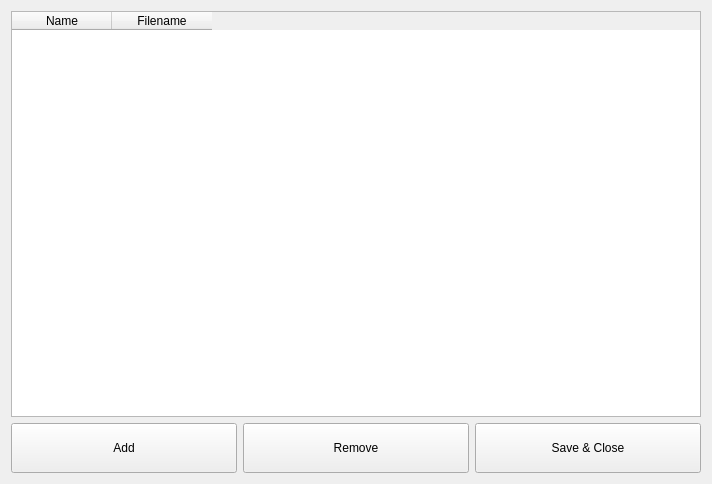
<?xml version="1.0" encoding="UTF-8"?>
<ui version="4.0">
 <class>DictionaryView</class>
 <widget class="QWidget" name="DictionaryView">
  <property name="geometry">
   <rect>
    <x>0</x>
    <y>0</y>
    <width>712</width>
    <height>484</height>
   </rect>
  </property>
  <property name="windowTitle">
   <string>Form</string>
  </property>
  <layout class="QGridLayout" name="gridLayout">
   <item row="1" column="0">
    <widget class="QPushButton" name="pushButton">
     <property name="sizePolicy">
      <sizepolicy hsizetype="Expanding" vsizetype="Minimum">
       <horstretch>0</horstretch>
       <verstretch>0</verstretch>
      </sizepolicy>
     </property>
     <property name="minimumSize">
      <size>
       <width>0</width>
       <height>50</height>
      </size>
     </property>
     <property name="text">
      <string>Add</string>
     </property>
    </widget>
   </item>
   <item row="1" column="1">
    <widget class="QPushButton" name="pushButton_2">
     <property name="sizePolicy">
      <sizepolicy hsizetype="Expanding" vsizetype="Minimum">
       <horstretch>0</horstretch>
       <verstretch>0</verstretch>
      </sizepolicy>
     </property>
     <property name="minimumSize">
      <size>
       <width>0</width>
       <height>50</height>
      </size>
     </property>
     <property name="text">
      <string>Remove</string>
     </property>
    </widget>
   </item>
   <item row="1" column="2">
    <widget class="QPushButton" name="pushButton_3">
     <property name="sizePolicy">
      <sizepolicy hsizetype="Expanding" vsizetype="Minimum">
       <horstretch>0</horstretch>
       <verstretch>0</verstretch>
      </sizepolicy>
     </property>
     <property name="minimumSize">
      <size>
       <width>0</width>
       <height>50</height>
      </size>
     </property>
     <property name="text">
      <string>Save &amp;&amp; Close</string>
     </property>
    </widget>
   </item>
   <item row="0" column="0" colspan="3">
    <widget class="QTableWidget" name="tableWidget">
     <column>
      <property name="text">
       <string>Name</string>
      </property>
     </column>
     <column>
      <property name="text">
       <string>Filename</string>
      </property>
     </column>
    </widget>
   </item>
  </layout>
 </widget>
 <resources/>
 <connections/>
</ui>
